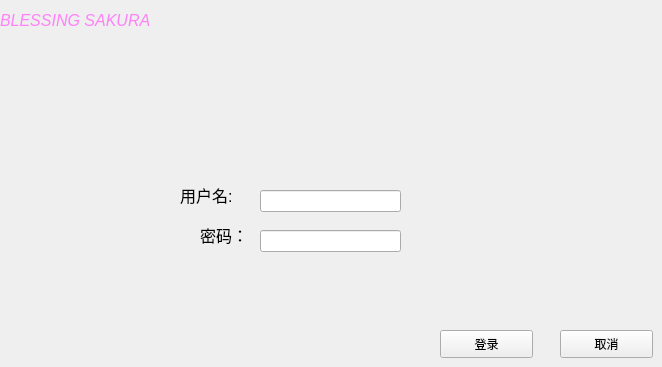
    <widget class="QWidget" name="page_4">
     <widget class="QLabel" name="label_18">
      <property name="geometry">
       <rect>
        <x>180</x>
        <y>180</y>
        <width>71</width>
        <height>31</height>
       </rect>
      </property>
      <property name="text">
       <string>&lt;html&gt;&lt;head/&gt;&lt;body&gt;&lt;p&gt;&lt;span style=&quot; font-size:12pt;&quot;&gt;用户名:&lt;/span&gt;&lt;/p&gt;&lt;/body&gt;&lt;/html&gt;</string>
      </property>
     </widget>
     <widget class="QLabel" name="label_19">
      <property name="geometry">
       <rect>
        <x>200</x>
        <y>220</y>
        <width>55</width>
        <height>31</height>
       </rect>
      </property>
      <property name="text">
       <string>&lt;html&gt;&lt;head/&gt;&lt;body&gt;&lt;p&gt;&lt;span style=&quot; font-size:12pt;&quot;&gt;密码：&lt;/span&gt;&lt;/p&gt;&lt;/body&gt;&lt;/html&gt;</string>
      </property>
     </widget>
     <widget class="QLineEdit" name="lineEdit">
      <property name="geometry">
       <rect>
        <x>260</x>
        <y>190</y>
        <width>141</width>
        <height>22</height>
       </rect>
      </property>
     </widget>
     <widget class="QLineEdit" name="lineEdit_2">
      <property name="geometry">
       <rect>
        <x>260</x>
        <y>230</y>
        <width>141</width>
        <height>22</height>
       </rect>
      </property>
     </widget>
     <widget class="QPushButton" name="pushButton_4">
      <property name="geometry">
       <rect>
        <x>440</x>
        <y>330</y>
        <width>93</width>
        <height>28</height>
       </rect>
      </property>
      <property name="text">
       <string>登录</string>
      </property>
     </widget>
     <widget class="QPushButton" name="pushButton_5">
      <property name="geometry">
       <rect>
        <x>560</x>
        <y>330</y>
        <width>93</width>
        <height>28</height>
       </rect>
      </property>
      <property name="text">
       <string>取消</string>
      </property>
     </widget>
     <widget class="QLabel" name="label_21">
      <property name="geometry">
       <rect>
        <x>0</x>
        <y>0</y>
        <width>171</width>
        <height>41</height>
       </rect>
      </property>
      <property name="text">
       <string>&lt;html&gt;&lt;head/&gt;&lt;body&gt;&lt;p&gt;&lt;span style=&quot; font-size:12pt; font-style:italic; color:#ff81f9;&quot;&gt;BLESSING SAKURA&lt;/span&gt;&lt;/p&gt;&lt;/body&gt;&lt;/html&gt;</string>
      </property>
     </widget>
    </widget>
